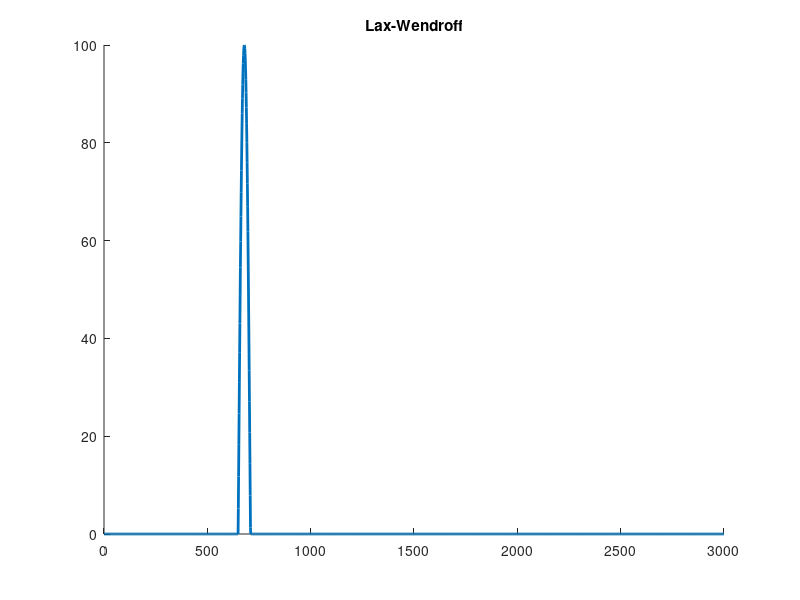

This chart was generated by the following MATLAB code: (Note: this script raises an error after producing the figure.)
function MGRIT_explicit_driver()
option = 'NoCoarseDirect';
Q = 1;
h = 1.25;
dt = 1;
x = 0:h:3000;
l = length(x);
N = 600;
Y = zeros(1, l);
for i = 1:length(x)
    if x(i) > 49 && x(i) < 111
        Y(i) = 100*sin(pi*(x(i)-50)/60);
    end
end
Y = repmat(Y,1,N);
fc_ratio = 2;
level = 2;
iter = 150;

f = figure;
% subplot(2,1,1)
title('Lax-Wendroff')
hold on
% subplot(2,1,2)
% title('Results for all time steps')
% hold on
% axis tight manual

%% Plot theoretical answer
Z = zeros(1, l);
for i = 1:length(x)
    if x(i) > 49 + N && x(i) < 111 + N - 1
        Z(i) = 100*sin(pi*(x(i)-(50 + N-1))/60);
    end
end
% subplot(2,1,1)
plot(x, Z, 'LineWidth', 2);

%% Plot MGRIT explicit result by iteration
for i = 1:iter
    Y = MGRIT_explicit_method1(Y, Q, h, dt, N, fc_ratio, level, option);
%     subplot(2,1,1)
    plot(x, Y(l*(N-1) + 1:l*N));
%     subplot(2,1,2)
%     plot(linspace(0, N, l*N), Y);
    pause(0.05)
end

%% Plot explicit time marching result
Y_ETM = zeros(1, l);
for i = 1:length(x)
    if x(i) > 49 && x(i) < 111
        Y_ETM(i) = 100*sin(pi*(x(i)-50)/60);
    end
end
for i = 1:N-1
    Y_ETM = Lax_Wendroff(Y_ETM, h, dt);
end
% subplot(2,1,1)
p_ETM = plot(x, Y_ETM,'LineWidth',2); M1 = 'Explicit time marching';
% legend(p_ETM, M1);
% pause(0.5)

%% Plot with coarse grids
ratio = fc_ratio^(level - 1);
h = h * ratio;
dt = dt * ratio;
x = 0:h:300;
Y_2 = zeros(size(x));
for i = 1:length(x)
    if x(i) > 49 && x(i) < 111
        Y_2(i) = 100*sin(pi*(x(i)-50)/60);
    end
end
for i = 1:N/ratio - 1
    Y_2 = Lax_Wendroff(Y_2, h, dt);
end
Y_2 = Lax_Wendroff(Y_2, h, dt/ratio);
% p_2 = plot(x, Y_2, '-x'); M2 = 'Explicit with coarsest grids';
% legend([p_ETM; p_2], M1, M2);

end